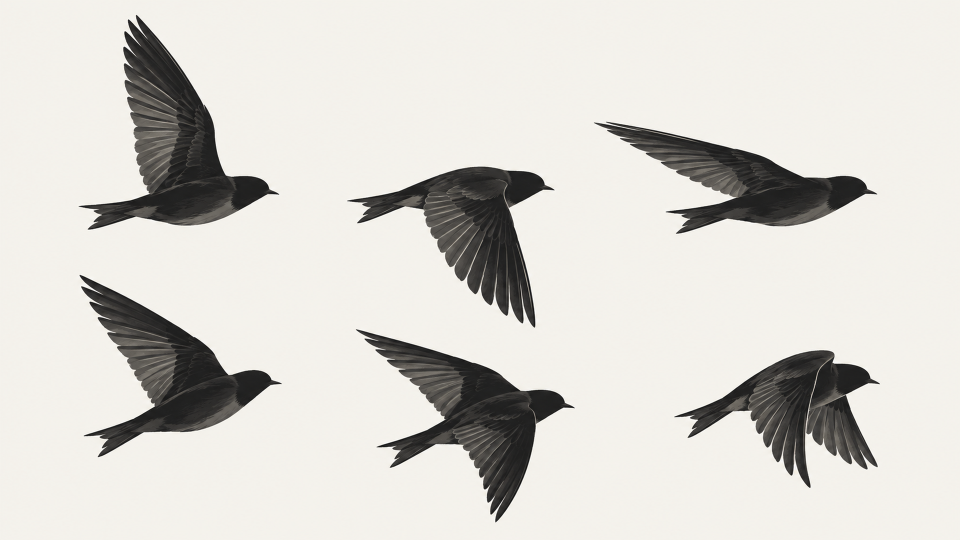
#> input picture 2026-10-14_鸟群坠落/01_bird_a_sheet.png, 1920 x 1080 px, found by its file name (shown at 1/2 size)
$ python prepare.py
#> lines starting #> are read from the running program, lines starting #| are printed output that depends on the picture; after the words box and inside, x2 and y2 are one past the last pixel; in counts of white or black regions, pixels touching at a corner belong together
#> further down, sheet is the input picture: PIL image 1920x1080 RGB; mean R, G, B 215.2, 213, 207.7
"""Extract the user's artwork into reproducible, editable animation layers."""
from pathlib import Path
import sys, json, hashlib
ROOT = Path(__file__).resolve().parents[2]
sys.path.insert(0, str(ROOT/'.tmp/shader-film-deps'))
import cv2
import numpy as np
from PIL import Image, ImageDraw, ImageFilter
SRC=ROOT/'assets/video/素材'
OUT=ROOT/'assets/video/emergence_shader'
ART=OUT/'art'
ART.mkdir(parents=True,exist_ok=True)
(OUT/'qa').mkdir(exist_ok=True)
AUDIO=ROOT/'assets/audio/emergence_shader'
AUDIO.mkdir(parents=True,exist_ok=True)

def save(name, im):
    im.save(ART/name)

def mask_poly(size, points):
    m=Image.new('L',size);ImageDraw.Draw(m).polygon(points,fill=255)
    return m

def dark_cut(im):
    arr=np.asarray(im.convert('RGB')).astype(np.float32)
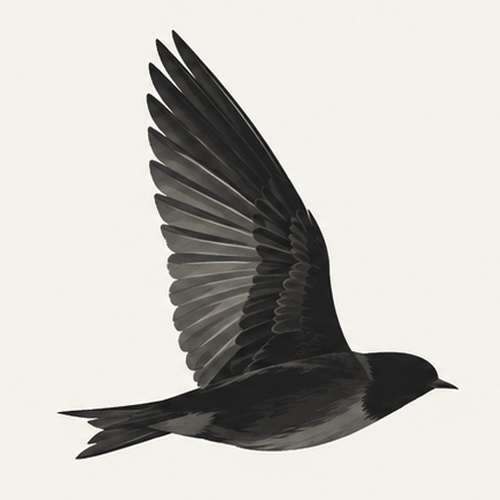
#> arr: shape (500, 500, 3) float32; mean R, G, B 197, 194.3, 189.9
    lum=arr.mean(2)
    # Decontaminate ivory at feather edges instead of leaving bright outlines.
    a=np.clip((235-lum)/45,0,1)
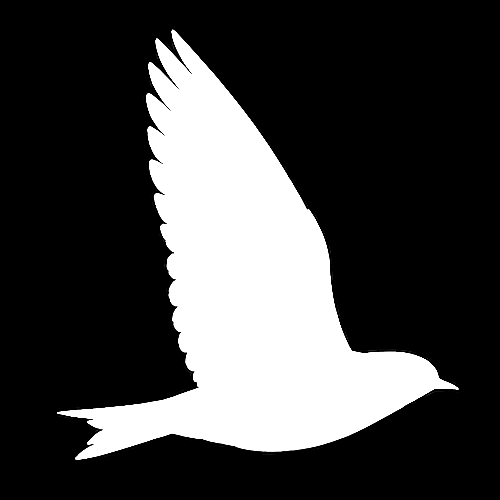
#> a: shape (500, 500) float32; min 0, max 1, mean 0.257
    bg=np.array([247,246,240],np.float32)
    rgb=np.clip((arr-bg[None,None,:]*(1-a[:,:,None]))/np.maximum(a[:,:,None],.02),0,255)
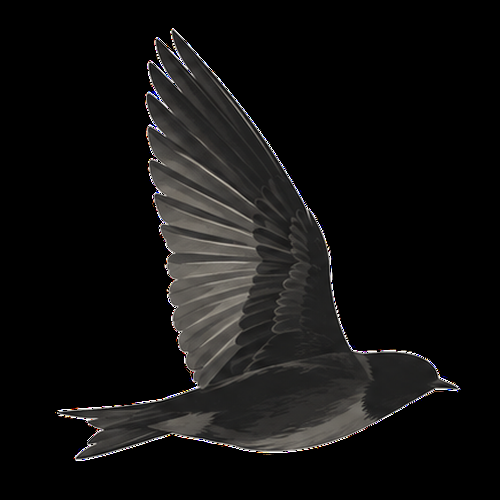
#> rgb: shape (500, 500, 3) float32; mean R, G, B 17.6, 17, 16.5
    return Image.fromarray(np.dstack([rgb,a*255]).astype(np.uint8),'RGBA')

sheet=Image.open(SRC/'01_bird_a_sheet.png').convert('RGB')
bird=dark_cut(sheet.crop((100,0,600,500)))
wingmask=mask_poly(bird.size,[(95,5),(175,5),(260,145),(320,268),(339,343),
    (309,376),(247,340),(151,300),(126,223)])
#> in mask_poly, `m = Image.new('L', size)`: m: PIL image 500x500 L; every value is 0
#> in mask_poly, `ImageDraw.Draw(m).polygon(points, fill=255)`:
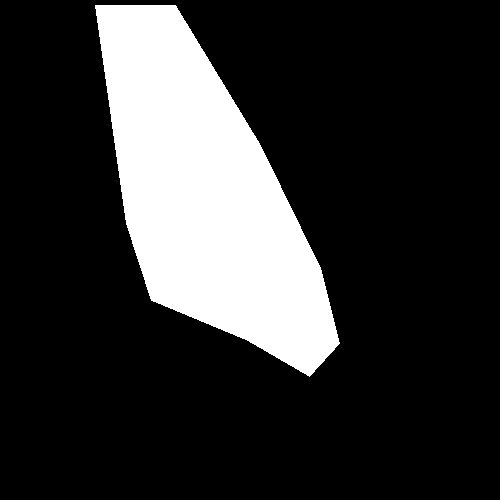
#> m: PIL image 500x500 L; 19.7% white; 1 white region, box (x1, y1, x2, y2) and area: (95, 5, 340, 377) 49211
wing=bird.copy();wing.putalpha(Image.fromarray((np.asarray(bird.getchannel('A')).astype(float)*np.asarray(wingmask)/255).astype('uint8')))
#> after `wing.putalpha(Image.fromarray((np.asarray(bird.getchannel('A')).astype`:
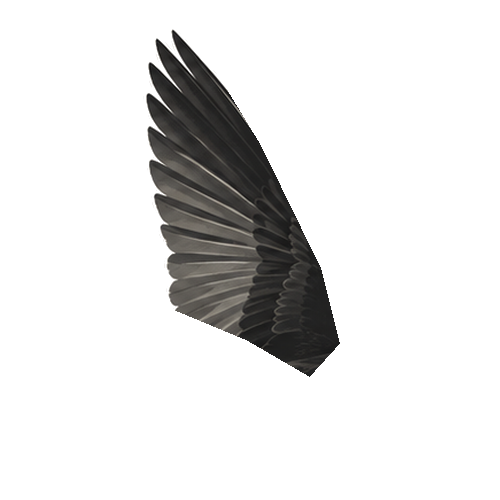
#> wing: PIL image 500x500 RGBA; mean R, G, B, A 17.6, 17, 16.5, 36.6; transparent parts drawn white
# The back contour excludes the residual upper-wing stump in the old Canvas artwork.
bodymask=mask_poly(bird.size,[(57,414),(178,401),(263,369),(305,355),(349,357),
    (373,349),(412,351),(439,368),(465,382),(435,391),(390,426),(352,444),
    (294,454),(249,447),(206,440),(177,455),(74,466),(106,435)])
#> call 2 of mask_poly, with size = (500, 500)
#> in mask_poly (call 2), `ImageDraw.Draw(m).polygon(points, fill=255)`:
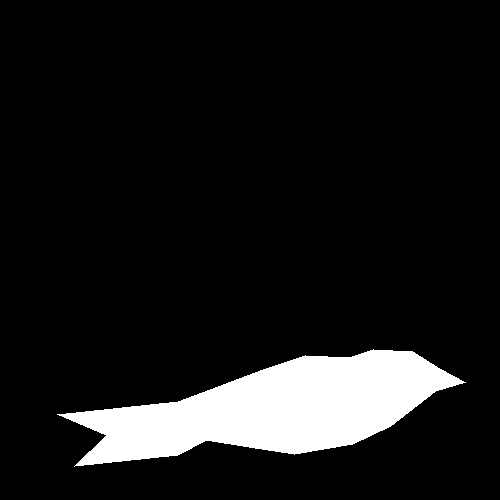
#> m: PIL image 500x500 L; 9.7% white; 1 white region, box (x1, y1, x2, y2) and area: (57, 349, 466, 467) 24340
body=bird.copy();body.putalpha(Image.fromarray((np.asarray(bird.getchannel('A')).astype(float)*np.asarray(bodymask)/255).astype('uint8')))
#> after `body.putalpha(Image.fromarray((np.asarray(bird.getchannel('A')).astype`:
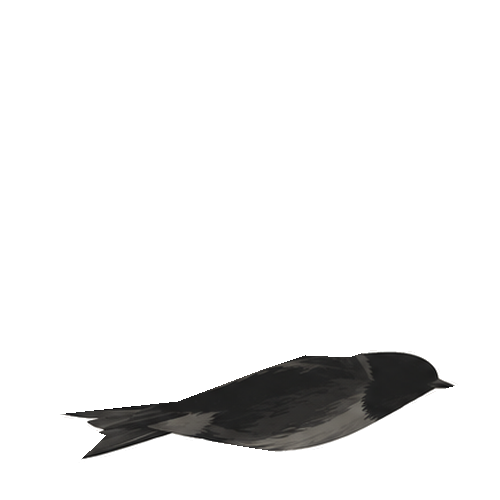
#> body: PIL image 500x500 RGBA; mean R, G, B, A 17.6, 17, 16.5, 21.4; transparent parts drawn white
save('bird_body.png',body);save('bird_wing.png',wing)
#> (the run stopped early here; a loop or call above may not have finished)

$ run again, with 2026-10-14_鸟群坠落/04_K03_two_flocks.png copied over 2026-10-14_鸟群坠落/01_bird_a_sheet.png
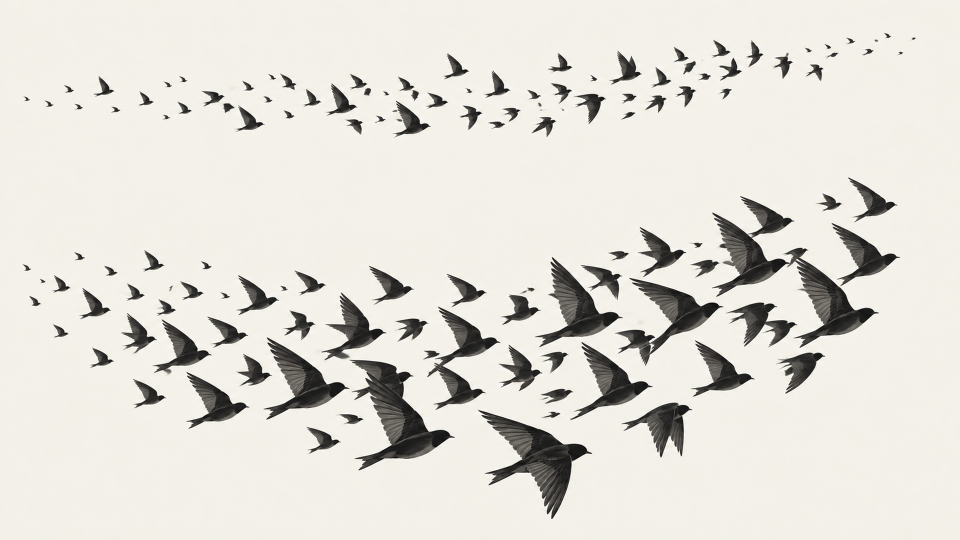
#> input picture 2026-10-14_鸟群坠落/04_K03_two_flocks.png, 1920 x 1080 px, found by its file name (shown at 1/2 size)
#> sheet is the input picture: PIL image 1920x1080 RGB; mean R, G, B 224.2, 221.5, 214.6
#> in dark_cut, `rgb=np.clip((arr-bg[None,None,:]*(1-a[:,:,None]))/np.maximum(a[:,:,Non..`:
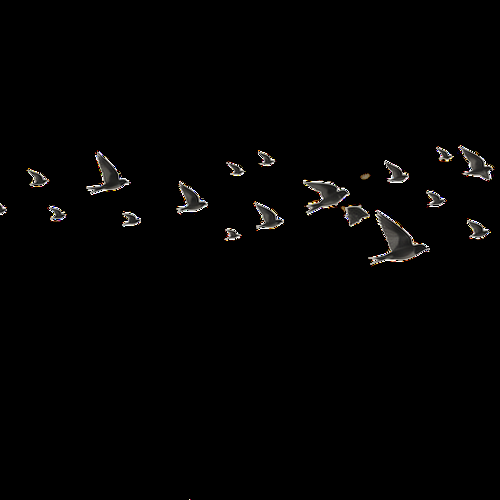
#> rgb: shape (500, 500, 3) float32; mean R, G, B 3.3, 3, 2.8
#> in dark_cut, `return Image.fromarray(np.dstack([rgb,a*255]).astype(np.uint8),'RGBA')`:
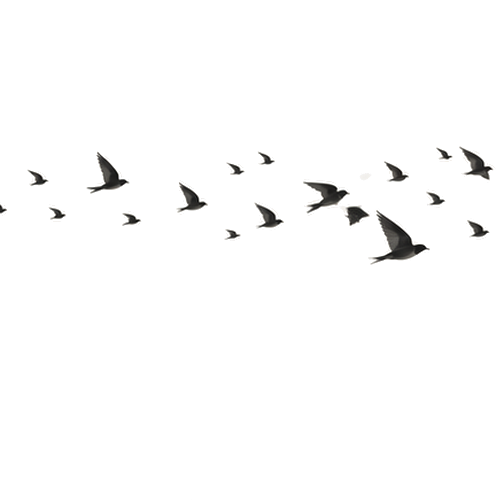
#> returned value: PIL image 500x500 RGBA; mean R, G, B, A 3.3, 3, 2.8, 5.4; transparent parts drawn white
#> m: PIL image 500x500 L; every value is 0
#> m: PIL image 500x500 L; 19.7% white; 1 white region, box (x1, y1, x2, y2) and area: (95, 5, 340, 377) 49211
#> m: PIL image 500x500 L; 9.7% white; 1 white region, box (x1, y1, x2, y2) and area: (57, 349, 466, 467) 24340
